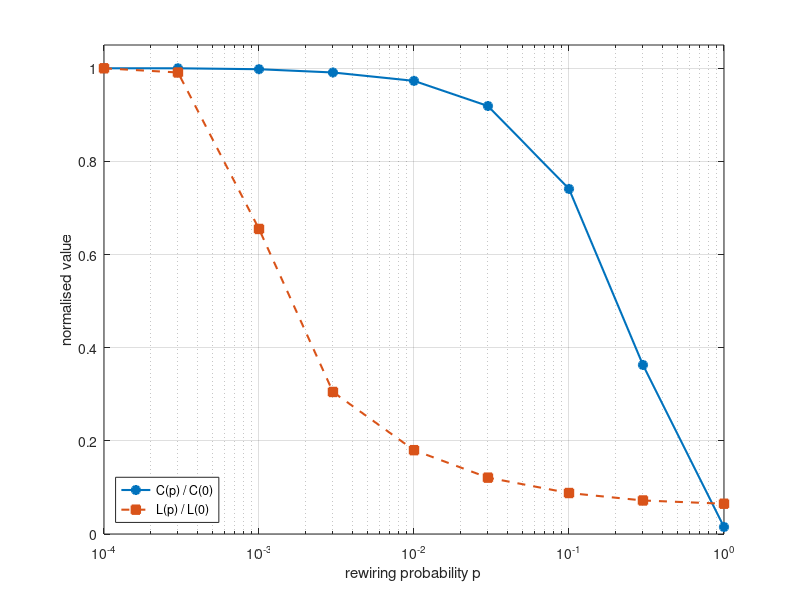

This chart was generated by the following MATLAB code:
% Watts-Strogatz model: normalised clustering C(p)/C(0) and path length L(p)/L(0)
% as functions of the rewiring probability p (log scale).
% Data: python/ws_simulation.py, N = 1000, K = 10, mean of 3 realisations.

p = [1e-4 3e-4 1e-3 3e-3 1e-2 3e-2 1e-1 3e-1 1];
C = [1.000 1.000 0.998 0.991 0.973 0.919 0.741 0.363 0.015];
L = [1.000 0.991 0.655 0.305 0.180 0.121 0.088 0.072 0.065];

blue   = [0 0.4470 0.7410];
orange = [0.8500 0.3250 0.0980];

figure('Color','w');
semilogx(p, C, '-o',  'Color', blue,   'LineWidth', 1.5, 'MarkerSize', 6, 'MarkerFaceColor', blue);
hold on;
semilogx(p, L, '--s', 'Color', orange, 'LineWidth', 1.5, 'MarkerSize', 6, 'MarkerFaceColor', orange);
hold off;

xlim([1e-4 1]); ylim([0 1.05]);
grid on; box on;
xlabel('rewiring probability p'); ylabel('normalised value');
legend('C(p) / C(0)', 'L(p) / L(0)', 'Location', 'southwest');
